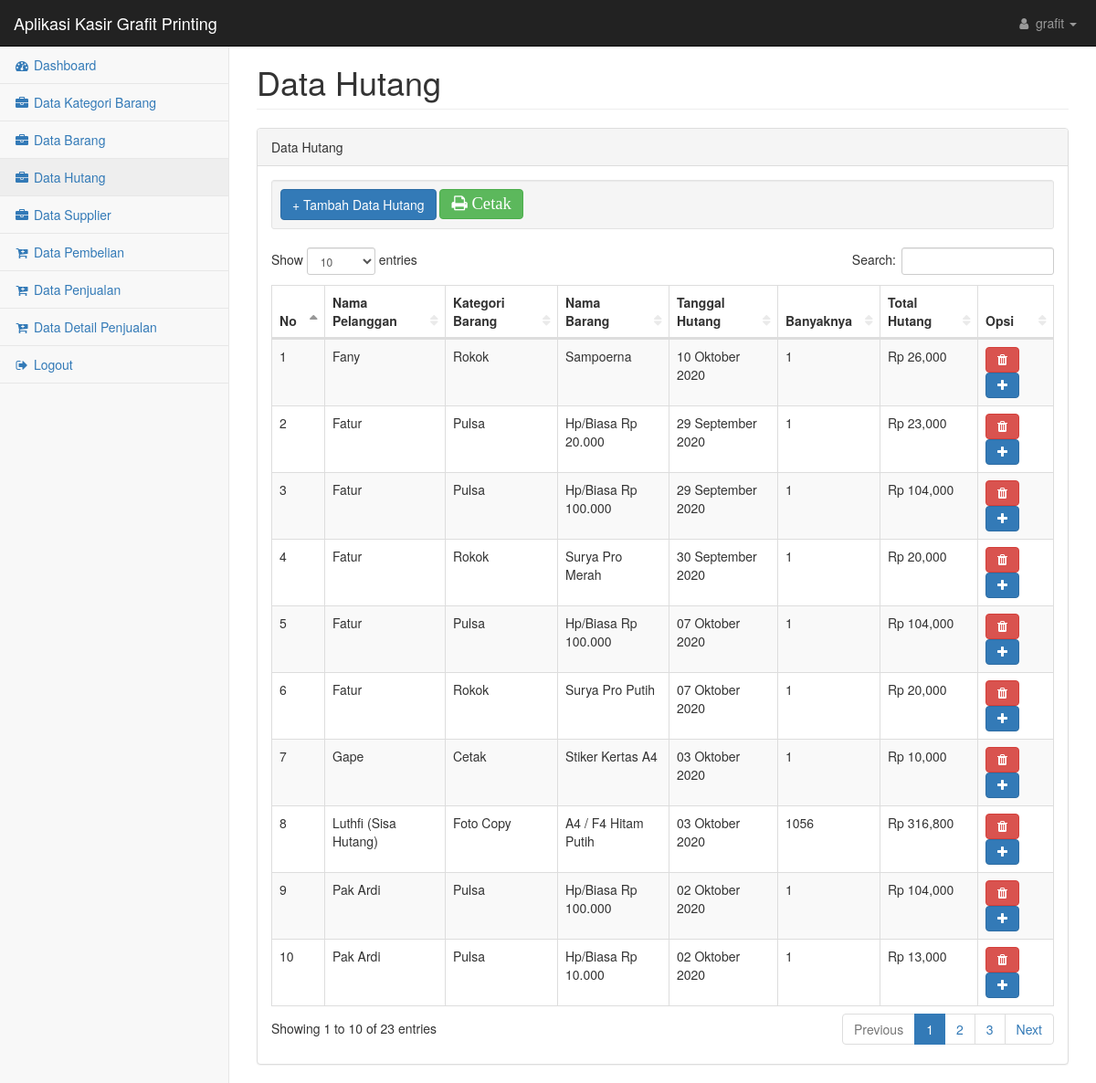
Page /pages/data_hutang.php (signed in) on the committed database.
### tables this page shows
CREATE TABLE `hutang` (
  `id_hutang` int(30) NOT NULL,
  `id_barang` int(11) NOT NULL,
  `nama_pelanggan` text NOT NULL,
  `tgl_hutang` date NOT NULL,
  `banyaknya` int(11) NOT NULL,
  `total_hutang` int(11) NOT NULL
);

CREATE TABLE `kategori_barang` (
  `kode_kategori` int(11) NOT NULL,
  `kategori_barang` text NOT NULL
);

CREATE TABLE `barang` (
  `id_barang` int(30) NOT NULL,
  `kode_kategori` int(11) NOT NULL,
  `nama_barang` varchar(50) NOT NULL,
  `satuan_barang` text NOT NULL,
  `harga_jual` int(10) NOT NULL,
  `stok` int(11) NOT NULL
);

### pages/data_hutang.php (the view, shortened to what this page needs)
<?php
include'../config/koneksi.php';
function tgl_indo($tanggal){
    $bulan = array (
        1 => 'Januari',
        'Februari',
        'Maret',
        'April',
        'Mei',
        'Juni',
        'Juli',
        'Agustus',
        'September',
        'Oktober',
        'November',
        'Desember'
    );
    $pecahkan = explode('-', $tanggal);
    return $pecahkan[2] . ' ' . $bulan[ (int)$pecahkan[1] ] . ' ' . $pecahkan[0];
}
?>
<!DOCTYPE html>
<html lang="en">
<head>
    <link href="../css/bootstrap.min.css" rel="stylesheet">
    <link href="../css/metisMenu.min.css" rel="stylesheet">
    <link href="../css/dataTables/dataTables.bootstrap.css" rel="stylesheet">
    <link href="../css/dataTables/dataTables.responsive.css" rel="stylesheet">
    <link href="../css/startmin.css" rel="stylesheet">
    <link href="../css/font-awesome.min.css" rel="stylesheet" type="text/css">
</head>
<body>
    <div id="wrapper">
        <nav class="navbar navbar-inverse navbar-fixed-top" role="navigation">
            <div class="navbar-header">
            <a class="navbar-brand" style="color:white;"    href="#">Aplikasi Kasir Grafit Printing</a>
            </div>
            <?php
            include'header.php';
            ?>
            <div class="navbar-default sidebar" role="navigation">
                <div class="sidebar-nav navbar-collapse">
                    <?php
                    include'menu.php';
                    ?>
                </div>
            </div>
        </nav>
        <div id="page-wrapper">
            <div class="container-fluid">
                <div class="row">
                    <div class="col-lg-12">
                        <h1 class="page-header">Data Hutang</h1>
                    </div>
                </div>
                <div class="row">
                    <div class="col-lg-12">
                        <div class="panel panel-default">
                            <div class="panel-heading">
                                Data Hutang
                            </div>
                            <div class="panel-body">
                                <div class="table-responsive">
                                    <div class="well well-sm">
                                        <button type="button" class="btn btn-primary" data-toggle="modal" data-target="#myModal">
                                            + Tambah Data Hutang
                                        </button>
                                        <button  style="font-size: 14pt;" type="button" class=" fa fa-print btn btn-success" data-toggle="modal" data-target="#nama_pelanggan">
                                        Cetak
                                        </button>
                                  </div>
                                    <table class="table table-striped table-bordered table-hover" id="dataTables-example">
                                        <thead>
                                            <tr>
                                                <th>No</th>
                                                <th>Nama Pelanggan</th>
                                                <th>Kategori Barang</th>
                                                <th>Nama Barang</th>
                                                <th>Tanggal Hutang</th>
                                                <th>Banyaknya</th>
                                                <th>Total Hutang</th>
                                                <th>Opsi</th>
                                            </tr>
                                        </thead>
                                        <?php
                                        $no = 1;
                                        $data_barang = mysqli_query($koneksi,"  SELECT * FROM hutang JOIN barang ON barang.id_barang = hutang.id_barang
                                        JOIN kategori_barang ON barang.kode_kategori = kategori_barang.kode_kategori ORDER BY nama_pelanggan ASC");
                                        while ($hasil = mysqli_fetch_array($data_barang)) {
                                           ?>
                                           <tr class="odd gradeX">
                                            <td><?php echo $no++; ?></td>
                                            <td><?php echo $hasil['nama_pelanggan']; ?></td>
                                            <td><?php echo $hasil['kategori_barang']; ?></td>
                                            <td><?php echo $hasil['nama_barang']; ?></td>
                                            <td><?php echo tgl_indo($hasil['tgl_hutang']); ?></td>
                                            <td><?php echo $hasil['banyaknya']; ?></td>
                                            <td><?php echo "Rp ".number_format($hasil['total_hutang']); ?></td>
                                            <td class="center"><a onclick="return confirm('Yakin ingin menghapus data ini')" href="hapus_hutang.php?id_hutang=<?php echo $hasil['id_hutang']; ?>" class="fa fa-trash btn btn-danger"></a>
                                            <a class="fa fa-plus btn btn-primary" href="bayar_hutang.php?id_hutang=<?php echo $hasil['id_hutang']; ?>" data-toggle="tooltip" data-placement="top" title="Bayar Hutang"></a></td>
                                            </tr>
                                        <?php } ?>
                                    </table>
                                </div>
                            </div>
                        </div>
                    </div>
                </div>
            </div>
        </div>
    </div>
    </body>
    </html>

### css/startmin.css (style rules this page uses)
body { background-color: #f8f8f8; }
#wrapper { width: 100%; }
#page-wrapper { padding-top: 30px; min-height: 568px; background-color: #fff; }
@media (min-width:768px) { #page-wrapper { position: inherit; margin-left: 250px; padding: 30px 15px 0 15px; border-left: 1px solid #e7e7e7; } }
.navbar-header { float: left; }
.sidebar .sidebar-nav.navbar-collapse { padding-right: 0; padding-left: 0; }
@media (min-width:768px) { .sidebar { z-index: 1; position: absolute; width: 250px; margin-top: 51px; } }
table.dataTable thead .sorting, table.dataTable thead .sorting_asc, table.dataTable thead .sorting_desc, table.dataTable thead .sorting_asc_disabled, table.dataTable thead .sorting_desc_disabled { background: 0 0; }
table.dataTable thead .sorting_asc:after { content: "\f0de"; float: right; font-family: fontawesome; }
table.dataTable thead .sorting:after { content: "\f0dc"; float: right; font-family: fontawesome; color: rgba(50,50,50,.5); }

### rows in the picture
hutang: nama_pelanggan "Fany", kategori_barang.kategori_barang "Rokok", id_barang.nama_barang "Sampoerna", tgl_hutang "10 Oktober 2020", banyaknya "1", total_hutang "26,000"
hutang: nama_pelanggan "Fatur", kategori_barang.kategori_barang "Pulsa", id_barang.nama_barang "Hp/Biasa Rp 20.000", tgl_hutang "29 September 2020", banyaknya "1", total_hutang "23,000"
hutang: nama_pelanggan "Fatur", kategori_barang.kategori_barang "Pulsa", id_barang.nama_barang "Hp/Biasa Rp 100.000", tgl_hutang "29 September 2020", banyaknya "1", total_hutang "104,000"
hutang: nama_pelanggan "Fatur", kategori_barang.kategori_barang "Rokok", id_barang.nama_barang "Surya Pro Merah", tgl_hutang "30 September 2020", banyaknya "1", total_hutang "20,000"
hutang: nama_pelanggan "Fatur", kategori_barang.kategori_barang "Pulsa", id_barang.nama_barang "Hp/Biasa Rp 100.000", tgl_hutang "07 Oktober 2020", banyaknya "1", total_hutang "104,000"
hutang: nama_pelanggan "Fatur", kategori_barang.kategori_barang "Rokok", id_barang.nama_barang "Surya Pro Putih", tgl_hutang "07 Oktober 2020", banyaknya "1", total_hutang "20,000"
hutang: nama_pelanggan "Gape", kategori_barang.kategori_barang "Cetak", id_barang.nama_barang "Stiker Kertas A4", tgl_hutang "03 Oktober 2020", banyaknya "1", total_hutang "10,000"
hutang: nama_pelanggan "Luthfi (Sisa Hutang)", kategori_barang.kategori_barang "Foto Copy", id_barang.nama_barang "A4 / F4 Hitam Putih", tgl_hutang "03 Oktober 2020", banyaknya "1056", total_hutang "316,800"
hutang: nama_pelanggan "Pak Ardi", kategori_barang.kategori_barang "Pulsa", id_barang.nama_barang "Hp/Biasa Rp 100.000", tgl_hutang "02 Oktober 2020", banyaknya "1", total_hutang "104,000"
hutang: nama_pelanggan "Pak Ardi", kategori_barang.kategori_barang "Pulsa", id_barang.nama_barang "Hp/Biasa Rp 10.000", tgl_hutang "02 Oktober 2020", banyaknya "1", total_hutang "13,000"

### other values in the picture
$_SESSION['username'] "grafit"
